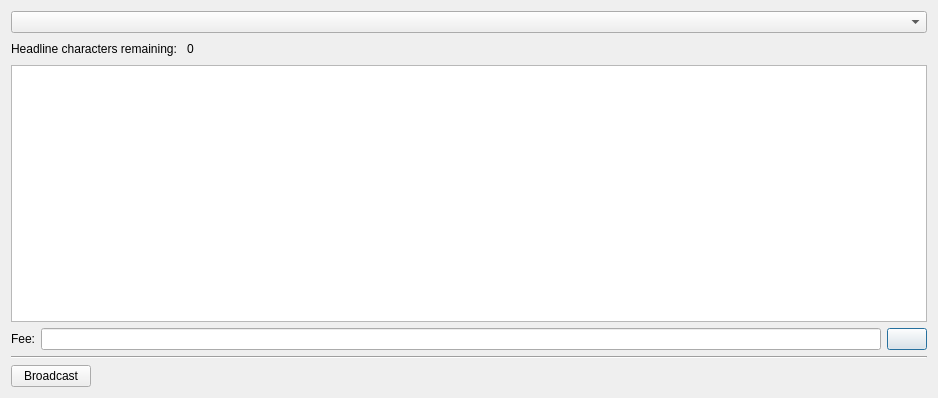
<?xml version="1.0" encoding="UTF-8"?>
<ui version="4.0">
 <class>CreateNewsDialog</class>
 <widget class="QDialog" name="CreateNewsDialog">
  <property name="geometry">
   <rect>
    <x>0</x>
    <y>0</y>
    <width>938</width>
    <height>398</height>
   </rect>
  </property>
  <property name="windowTitle">
   <string>Broadcast News</string>
  </property>
  <layout class="QVBoxLayout" name="verticalLayout">
   <item>
    <widget class="QComboBox" name="comboBoxCategory"/>
   </item>
   <item>
    <layout class="QHBoxLayout" name="horizontalLayout_3">
     <property name="topMargin">
      <number>0</number>
     </property>
     <item>
      <widget class="QLabel" name="label_3">
       <property name="text">
        <string>Headline characters remaining: </string>
       </property>
      </widget>
     </item>
     <item>
      <widget class="QLabel" name="labelCharsRemaining">
       <property name="text">
        <string>0</string>
       </property>
      </widget>
     </item>
     <item>
      <spacer name="horizontalSpacer">
       <property name="orientation">
        <enum>Qt::Horizontal</enum>
       </property>
       <property name="sizeHint" stdset="0">
        <size>
         <width>40</width>
         <height>20</height>
        </size>
       </property>
      </spacer>
     </item>
    </layout>
   </item>
   <item>
    <widget class="QPlainTextEdit" name="plainTextEdit">
     <property name="lineWrapMode">
      <enum>QPlainTextEdit::NoWrap</enum>
     </property>
    </widget>
   </item>
   <item>
    <layout class="QHBoxLayout" name="horizontalLayout_2">
     <property name="rightMargin">
      <number>0</number>
     </property>
     <property name="bottomMargin">
      <number>0</number>
     </property>
     <item>
      <widget class="QLabel" name="label_2">
       <property name="text">
        <string>Fee:</string>
       </property>
      </widget>
     </item>
     <item>
      <widget class="BitcoinAmountField" name="feeAmount"/>
     </item>
     <item>
      <widget class="QPushButton" name="pushButtonHelp">
       <property name="sizePolicy">
        <sizepolicy hsizetype="Maximum" vsizetype="Fixed">
         <horstretch>0</horstretch>
         <verstretch>0</verstretch>
        </sizepolicy>
       </property>
       <property name="text">
        <string/>
       </property>
       <property name="icon">
        <iconset resource="../skydoge.qrc">
         <normaloff>:/icons/replay_unknown</normaloff>:/icons/replay_unknown</iconset>
       </property>
       <property name="iconSize">
        <size>
         <width>24</width>
         <height>24</height>
        </size>
       </property>
      </widget>
     </item>
    </layout>
   </item>
   <item>
    <widget class="Line" name="line">
     <property name="orientation">
      <enum>Qt::Horizontal</enum>
     </property>
    </widget>
   </item>
   <item>
    <layout class="QHBoxLayout" name="horizontalLayout">
     <property name="bottomMargin">
      <number>0</number>
     </property>
     <item>
      <widget class="QPushButton" name="pushButtonCreate">
       <property name="sizePolicy">
        <sizepolicy hsizetype="Maximum" vsizetype="Fixed">
         <horstretch>0</horstretch>
         <verstretch>0</verstretch>
        </sizepolicy>
       </property>
       <property name="text">
        <string>Broadcast</string>
       </property>
       <property name="icon">
        <iconset resource="../skydoge.qrc">
         <normaloff>:/icons/edit</normaloff>:/icons/edit</iconset>
       </property>
       <property name="iconSize">
        <size>
         <width>24</width>
         <height>24</height>
        </size>
       </property>
      </widget>
     </item>
     <item>
      <spacer name="horizontalSpacer_2">
       <property name="orientation">
        <enum>Qt::Horizontal</enum>
       </property>
       <property name="sizeHint" stdset="0">
        <size>
         <width>40</width>
         <height>20</height>
        </size>
       </property>
      </spacer>
     </item>
    </layout>
   </item>
  </layout>
 </widget>
 <customwidgets>
  <customwidget>
   <class>BitcoinAmountField</class>
   <extends>QLineEdit</extends>
   <header>qt/skydogeamountfield.h</header>
   <container>1</container>
  </customwidget>
 </customwidgets>
 <resources>
  <include location="../skydoge.qrc"/>
 </resources>
 <connections/>
</ui>
